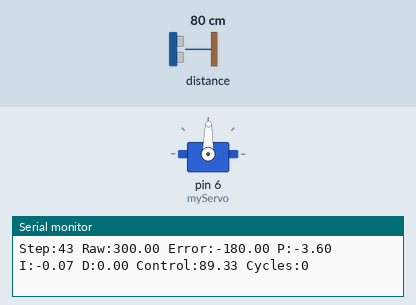
This sketch was run on a simulated Arduino Uno, built with avr-gcc and run on an emulated ATmega328P. Parts: servo, the last lines printed to the serial monitor. The test bench sets the inputs (shaded band); at power-on: distance to the obstacle 80 cm.

Above: at 0.3 s.
1.3 s: distance to the obstacle set to 2 cm
At 1.67 s:
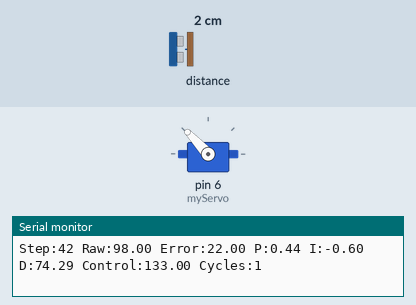
3.2 s: distance to the obstacle set to 18 cm
At 3.5 s:
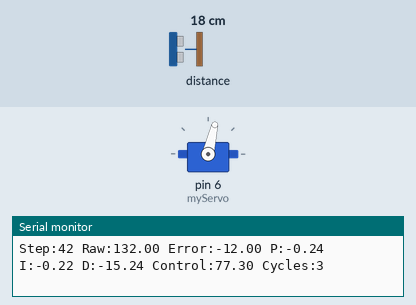
5.1 s: distance to the obstacle set to 4 cm
At 5.28 s:
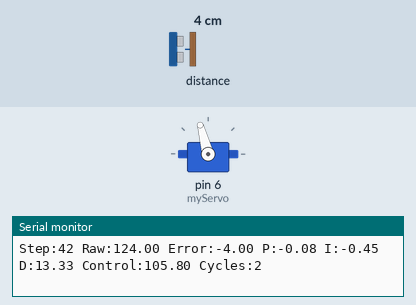
7.0 s: distance to the obstacle set to 35 cm
Timing chart, 0 to 11.0 s (numbered marks = the images above; inputs shaded):
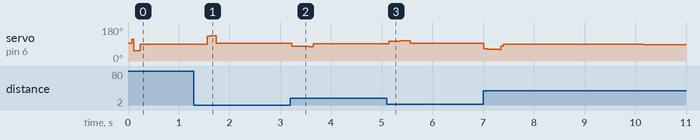

The sketch:

BB_main_code_answer.ino
```cpp
//Libraries
#include <Wire.h>
#include <Servo.h>
#include "Adafruit_VL53L0X.h"

//Objects
Servo myServo;  // declare servo object to control a servo, later attatched to D6
Adafruit_VL53L0X mySensor = Adafruit_VL53L0X(); // declare a sensor object

///////////////////Constants to tune///////////////////////
/* PID Controls Coefficients
kp: represents the P which is the proportional gain
ki: represents the I which is the integral gain
kd: represnts the D which is the differential gain */

float kp =  0.02;//FILL IN WITH YOUR VALUES
float ki = 0.0001; //FILL IN WITH YOUR VALUES
float kd = 40; //FILL IN WITH YOUR VALUES

/* Other key constants
distance_setpoint: the value obtained from the calibration (distance from sensor to the middle of the bar in mm)
levang: the servo angle motor in which the beam is fully horizantal */

float distance_setpoint = 120; //FILL IN WITH YOUR VALUES
float levang = 93; //FILL IN WITH YOUR VALUES

int error_limit = 30;   // acceptable distance error (mm)
int cycle_limit = 120;   // minimum number of consecutive loop cycles within error limit to be considered "stable"
int cycle_counter;   // number of consecutive loop cycles within error limit

///////////////////Initializing internal variables///////////////////////

const int numReadings = 10;

int readings[numReadings];  // the readings from the analog input
int readIndex = 0;          // the index of the current reading
int total = 0;              // the running total
int average = 0;            // the average

float distance_raw; // sensor output (mm)
float distance_previous_error, distance_error;
long period = 0;

float PID_p; //proportional control action
float PID_i; //integral control action
float PID_d; //derivative control action
float PID_total; //total control action

float move;
unsigned long time;   // current time (mm)
unsigned long time_prev;   // previous time, used to calculate time step
unsigned long time_step;   // period of one loop cycle (ms)

long duration;

void setup() {
  for (int thisReading = 0; thisReading < numReadings; thisReading++) {
    readings[thisReading] = 0;
  }


    // Serial setup
  Serial.begin(115200);
  while (! Serial) {
    delay(1);   // wait for serial communication to intialize
  }

  // Servo setup
  myServo.attach(6);   // assign servo signal output to pin 6
  myServo.write(levang);   // rotate the servo to the level angle

  // Sensor setup
  if (!mySensor.begin()) {   // check for sensor intialization
    Serial.println(F("Failed to boot VL53 L0X. Please reset."));
    while (1);
  }
  mySensor.setMeasurementTimingBudgetMicroSeconds(20000);   // set sensor timing budget to 20 ms
  mySensor.startRangeContinuous();   // intialize "continuous" sensor output

  // Control algorithm setup
  while (! mySensor.isRangeComplete()) {
    delay(1);   // wait for first distance measurement
  }
  time = millis();   // get current time
  distance_raw = mySensor.readRange();   // get distance measurement
}

void loop() {
  if (mySensor.isRangeComplete()) { // run calculations when distance measurement is updated


    ////// running average to smoothen value ///////
    total = total - readings[readIndex];
    // read from the sensor:
    readings[readIndex] = mySensor.readRange();
    // add the reading to the total:
    total = total + readings[readIndex];
    // advance to the next position in the array:
    readIndex = readIndex + 1;

    // if we're at the end of the array...
    if (readIndex >= numReadings) {
      // ...wrap around to the beginning:
      readIndex = 0;
    }

    // calculate the average:
    average = total / numReadings;
    // send it to the computer as ASCII digits
    distance_raw = average;

    delay(1);  // delay in between reads for stability

    time_prev = time;   // get previous time
    delay(constrain(25 - (millis() - time), 0, 5));   // delay loop cycle to at least 25 ms
    time = millis();   // get current time
    period = time - time_prev;   // compute time step

    //distance_raw = mySensor.readRange();             // get distance measurement
    distance_raw = constrain(distance_raw, 10, 300); // create approximate lower and upper ends for distance
    distance_error = distance_setpoint-distance_raw; // obtaining error for PID calculations

    /*Implementing PID feedback on the error*/
    PID_p = kp * distance_error;
    PID_d = kd * ((distance_error - distance_previous_error) / period);
    PID_i = PID_i + (ki * distance_error);


    ////////// Permanent Stability Condition /////////////

    if (cycle_counter >= cycle_limit) {   // run if distance has not stabilized within error limit and time limit
      PID_p = 0;   // set proportional control action to zero
      PID_d = 0;   // set derivatve control action to zero
      PID_i = PID_i - (ki * distance_error);  // also keep integral control action constant
      cycle_counter = cycle_limit;
    }

    if ( abs( distance_error ) <= error_limit ) {   // run if distance error is within error limit
      cycle_counter++;   // increase loop cycle counter if below loop cycle limit
    }
    else {
      cycle_counter = 0;   // if distance error outside error limit, reset loop cycle counter
    }

    ///////////////////////////////////////////////////////

    PID_total = PID_p + PID_i + PID_d;

    move = levang + PID_total;                      // get the new servo-angle
    move = constrain(move, levang-40, levang+40); // ensure the new angle does not cause drastic shifts
    myServo.write(move);

    distance_previous_error = distance_error;     // store as previous error for ID calculations
    print_data();
  }
}

void print_data() {
  Serial.print("Step:");
  Serial.print(period);
  Serial.print(" ");

  Serial.print("Raw:");
  Serial.print(distance_raw);
  Serial.print(" ");

  Serial.print("Error:");
  Serial.print(distance_error);
  Serial.print(" ");

  Serial.print("P:");
  Serial.print(PID_p);
  Serial.print(" ");

  Serial.print("I:");
  Serial.print(PID_i);
  Serial.print(" ");

  Serial.print("D:");
  Serial.print(PID_d);
  Serial.print(" ");

  Serial.print("Control:");
  Serial.print(move);
  Serial.print(" ");

  Serial.print("Cycles:");
  Serial.print(cycle_counter);
  Serial.print(" ");

  Serial.println();
}
```

Measured:
- after the input at 1.3 s, servo on pin 6 (myServo): 88° → 133° after 0.26 s, → 94° 0.17 s later
